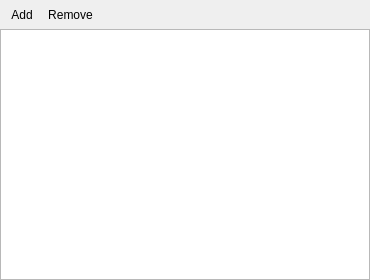
<?xml version="1.0" encoding="UTF-8"?>
<ui version="4.0">
 <class>RoundInspector</class>
 <widget class="QDockWidget" name="RoundInspector">
  <property name="geometry">
   <rect>
    <x>0</x>
    <y>0</y>
    <width>370</width>
    <height>280</height>
   </rect>
  </property>
  <property name="windowTitle">
   <string>Round Inspector</string>
  </property>
  <widget class="QWidget" name="dockWidgetContents">
   <layout class="QVBoxLayout" name="verticalLayout">
    <property name="spacing">
     <number>0</number>
    </property>
    <property name="margin">
     <number>0</number>
    </property>
    <item>
     <widget class="QToolBar" name="m_tool_bar">
      <property name="iconSize">
       <size>
        <width>16</width>
        <height>16</height>
       </size>
      </property>
      <addaction name="m_action_add"/>
      <addaction name="m_action_remove"/>
     </widget>
    </item>
    <item>
     <widget class="QTableView" name="m_table_view"/>
    </item>
   </layout>
  </widget>
  <action name="m_action_add">
   <property name="icon">
    <iconset resource="../../../common/icons/chrono.qrc">
     <normaloff>:/common/edit_add.png</normaloff>:/common/edit_add.png</iconset>
   </property>
   <property name="text">
    <string>Add</string>
   </property>
  </action>
  <action name="m_action_remove">
   <property name="icon">
    <iconset resource="../../../common/icons/chrono.qrc">
     <normaloff>:/common/edit_remove.png</normaloff>:/common/edit_remove.png</iconset>
   </property>
   <property name="text">
    <string>Remove</string>
   </property>
  </action>
  <action name="m_action_edit">
   <property name="icon">
    <iconset resource="../../../common/icons/chrono.qrc">
     <normaloff>:/common/edit.png</normaloff>:/common/edit.png</iconset>
   </property>
   <property name="text">
    <string>Edit</string>
   </property>
  </action>
 </widget>
 <resources>
  <include location="../../../common/icons/chrono.qrc"/>
 </resources>
 <connections/>
</ui>
